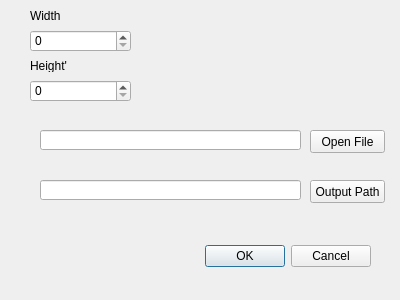
<?xml version="1.0" encoding="UTF-8"?>
<ui version="4.0">
 <class>Dialog</class>
 <widget class="QDialog" name="Dialog">
  <property name="geometry">
   <rect>
    <x>0</x>
    <y>0</y>
    <width>400</width>
    <height>300</height>
   </rect>
  </property>
  <property name="windowTitle">
   <string>Dialog</string>
  </property>
  <widget class="QDialogButtonBox" name="buttonBox">
   <property name="geometry">
    <rect>
     <x>30</x>
     <y>240</y>
     <width>341</width>
     <height>32</height>
    </rect>
   </property>
   <property name="orientation">
    <enum>Qt::Horizontal</enum>
   </property>
   <property name="standardButtons">
    <set>QDialogButtonBox::Cancel|QDialogButtonBox::Ok</set>
   </property>
  </widget>
  <widget class="QSpinBox" name="WidthBox">
   <property name="geometry">
    <rect>
     <x>30</x>
     <y>30</y>
     <width>101</width>
     <height>22</height>
    </rect>
   </property>
  </widget>
  <widget class="QSpinBox" name="HeightBox">
   <property name="geometry">
    <rect>
     <x>30</x>
     <y>80</y>
     <width>101</width>
     <height>22</height>
    </rect>
   </property>
  </widget>
  <widget class="QLabel" name="label">
   <property name="geometry">
    <rect>
     <x>30</x>
     <y>10</y>
     <width>47</width>
     <height>12</height>
    </rect>
   </property>
   <property name="text">
    <string>Width</string>
   </property>
  </widget>
  <widget class="QLabel" name="label_2">
   <property name="geometry">
    <rect>
     <x>30</x>
     <y>60</y>
     <width>47</width>
     <height>12</height>
    </rect>
   </property>
   <property name="text">
    <string>Height'</string>
   </property>
  </widget>
  <widget class="QPushButton" name="InputFileButton">
   <property name="geometry">
    <rect>
     <x>310</x>
     <y>130</y>
     <width>75</width>
     <height>23</height>
    </rect>
   </property>
   <property name="text">
    <string>Open File</string>
   </property>
  </widget>
  <widget class="QLineEdit" name="InputEdit">
   <property name="geometry">
    <rect>
     <x>40</x>
     <y>130</y>
     <width>261</width>
     <height>20</height>
    </rect>
   </property>
   <property name="text">
    <string/>
   </property>
  </widget>
  <widget class="QPushButton" name="OutPutPathButton">
   <property name="geometry">
    <rect>
     <x>310</x>
     <y>180</y>
     <width>75</width>
     <height>23</height>
    </rect>
   </property>
   <property name="text">
    <string>Output Path</string>
   </property>
  </widget>
  <widget class="QLineEdit" name="lineEdit">
   <property name="geometry">
    <rect>
     <x>40</x>
     <y>180</y>
     <width>261</width>
     <height>20</height>
    </rect>
   </property>
  </widget>
 </widget>
 <resources/>
 <connections>
  <connection>
   <sender>buttonBox</sender>
   <signal>accepted()</signal>
   <receiver>Dialog</receiver>
   <slot>accept()</slot>
   <hints>
    <hint type="sourcelabel">
     <x>248</x>
     <y>254</y>
    </hint>
    <hint type="destinationlabel">
     <x>157</x>
     <y>274</y>
    </hint>
   </hints>
  </connection>
  <connection>
   <sender>buttonBox</sender>
   <signal>rejected()</signal>
   <receiver>Dialog</receiver>
   <slot>reject()</slot>
   <hints>
    <hint type="sourcelabel">
     <x>316</x>
     <y>260</y>
    </hint>
    <hint type="destinationlabel">
     <x>286</x>
     <y>274</y>
    </hint>
   </hints>
  </connection>
 </connections>
</ui>
